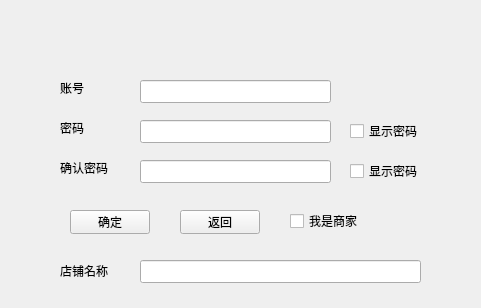
<?xml version="1.0" encoding="UTF-8"?>
<ui version="4.0">
 <class>Signup</class>
 <widget class="QWidget" name="Signup">
  <property name="geometry">
   <rect>
    <x>0</x>
    <y>0</y>
    <width>481</width>
    <height>308</height>
   </rect>
  </property>
  <property name="windowTitle">
   <string>Form</string>
  </property>
  <widget class="QLabel" name="label">
   <property name="geometry">
    <rect>
     <x>60</x>
     <y>80</y>
     <width>54</width>
     <height>16</height>
    </rect>
   </property>
   <property name="text">
    <string>账号</string>
   </property>
  </widget>
  <widget class="QLabel" name="label_2">
   <property name="geometry">
    <rect>
     <x>60</x>
     <y>120</y>
     <width>54</width>
     <height>16</height>
    </rect>
   </property>
   <property name="text">
    <string>密码</string>
   </property>
  </widget>
  <widget class="QLabel" name="label_3">
   <property name="geometry">
    <rect>
     <x>60</x>
     <y>160</y>
     <width>91</width>
     <height>16</height>
    </rect>
   </property>
   <property name="text">
    <string>确认密码</string>
   </property>
  </widget>
  <widget class="QLineEdit" name="username">
   <property name="geometry">
    <rect>
     <x>140</x>
     <y>80</y>
     <width>191</width>
     <height>23</height>
    </rect>
   </property>
  </widget>
  <widget class="QLineEdit" name="password">
   <property name="geometry">
    <rect>
     <x>140</x>
     <y>120</y>
     <width>191</width>
     <height>23</height>
    </rect>
   </property>
   <property name="echoMode">
    <enum>QLineEdit::Password</enum>
   </property>
  </widget>
  <widget class="QLineEdit" name="ensure_password">
   <property name="geometry">
    <rect>
     <x>140</x>
     <y>160</y>
     <width>191</width>
     <height>23</height>
    </rect>
   </property>
   <property name="echoMode">
    <enum>QLineEdit::Password</enum>
   </property>
  </widget>
  <widget class="QPushButton" name="signup">
   <property name="geometry">
    <rect>
     <x>70</x>
     <y>210</y>
     <width>80</width>
     <height>24</height>
    </rect>
   </property>
   <property name="text">
    <string>确定</string>
   </property>
  </widget>
  <widget class="QPushButton" name="back">
   <property name="geometry">
    <rect>
     <x>180</x>
     <y>210</y>
     <width>80</width>
     <height>24</height>
    </rect>
   </property>
   <property name="text">
    <string>返回</string>
   </property>
  </widget>
  <widget class="QCheckBox" name="password_show">
   <property name="geometry">
    <rect>
     <x>350</x>
     <y>120</y>
     <width>91</width>
     <height>22</height>
    </rect>
   </property>
   <property name="text">
    <string>显示密码</string>
   </property>
  </widget>
  <widget class="QCheckBox" name="ensure_password_show">
   <property name="geometry">
    <rect>
     <x>350</x>
     <y>160</y>
     <width>91</width>
     <height>22</height>
    </rect>
   </property>
   <property name="text">
    <string>显示密码</string>
   </property>
  </widget>
  <widget class="QCheckBox" name="checktype">
   <property name="geometry">
    <rect>
     <x>290</x>
     <y>210</y>
     <width>81</width>
     <height>22</height>
    </rect>
   </property>
   <property name="text">
    <string>我是商家</string>
   </property>
  </widget>
  <widget class="QLabel" name="label_4">
   <property name="geometry">
    <rect>
     <x>60</x>
     <y>250</y>
     <width>61</width>
     <height>41</height>
    </rect>
   </property>
   <property name="text">
    <string>店铺名称</string>
   </property>
  </widget>
  <widget class="QLineEdit" name="storename">
   <property name="geometry">
    <rect>
     <x>140</x>
     <y>260</y>
     <width>281</width>
     <height>23</height>
    </rect>
   </property>
   <property name="inputMask">
    <string/>
   </property>
  </widget>
  <zorder>checktype</zorder>
  <zorder>label</zorder>
  <zorder>label_2</zorder>
  <zorder>label_3</zorder>
  <zorder>username</zorder>
  <zorder>password</zorder>
  <zorder>ensure_password</zorder>
  <zorder>signup</zorder>
  <zorder>back</zorder>
  <zorder>password_show</zorder>
  <zorder>ensure_password_show</zorder>
  <zorder>label_4</zorder>
  <zorder>storename</zorder>
 </widget>
 <resources/>
 <connections/>
</ui>
